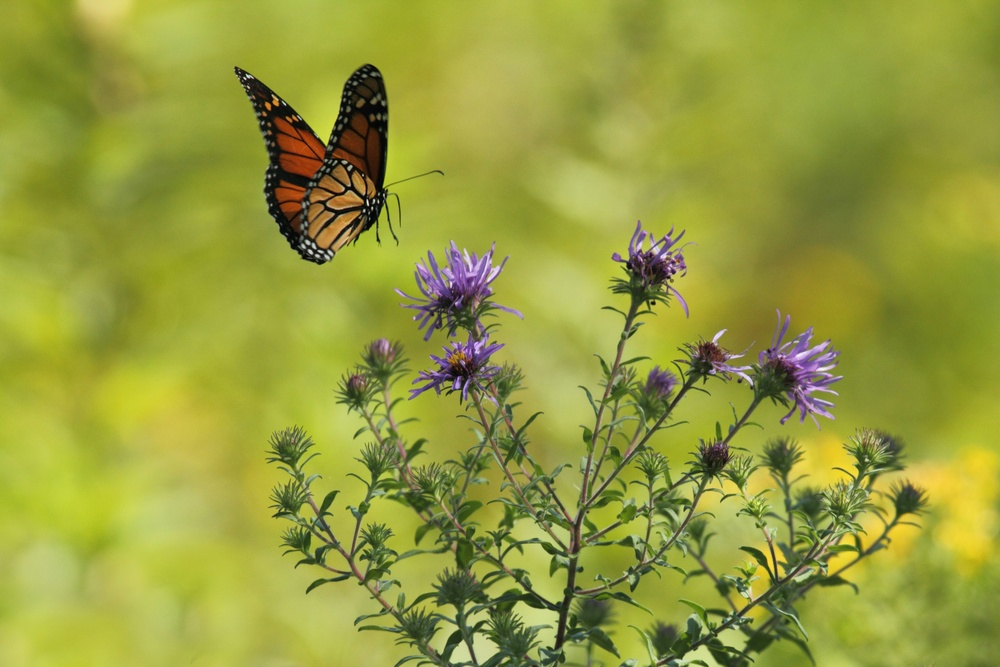
#> input picture gbvs/images/bb.jpg, 1000 x 667 px, shrunk from 5184 x 3456 before the run
$ python demo.py   (older library calls are emulated)
#> lines starting #> are read from the running program, lines starting #| are printed output that depends on the picture
#> further down, img is the input picture: shape (667, 1000, 3); mean B, G, R 61.1, 156.5, 150
### gbvs/saliency_models/gbvs.py
import time
import cv2
from saliency_models.helpers import colorFeatureMaps, graphBasedActivation, orientationFeatureMaps
import numpy as np
from matplotlib import pyplot as plt

def calculateFeatureMaps(r, g, b, L, params):
    colorMaps = colorFeatureMaps.compute(r, g, b, L)
    orientationMaps = orientationFeatureMaps.compute(L, params['gaborparams'], params['thetas'])
    allFeatureMaps = {
        0: colorMaps['CBY'],
        1: colorMaps['CRG'],
        2: colorMaps['L'],
        3: orientationMaps
    }
    return allFeatureMaps

def getPyramids(image, max_level):
    imagePyr = [cv2.pyrDown(image)]
    for i in range(1, max_level):
        # imagePyr.append(cv2.resize(p, (32, 28), interpolation=cv2.INTER_CUBIC))
        imagePyr.append(cv2.pyrDown(imagePyr[i-1]))
    return imagePyr[1:]

def run(image, params):
    b = image[:,:,0]
    g = image[:,:,1]
    r = image[:,:,2]
    L = np.maximum(np.maximum(r, g), b)
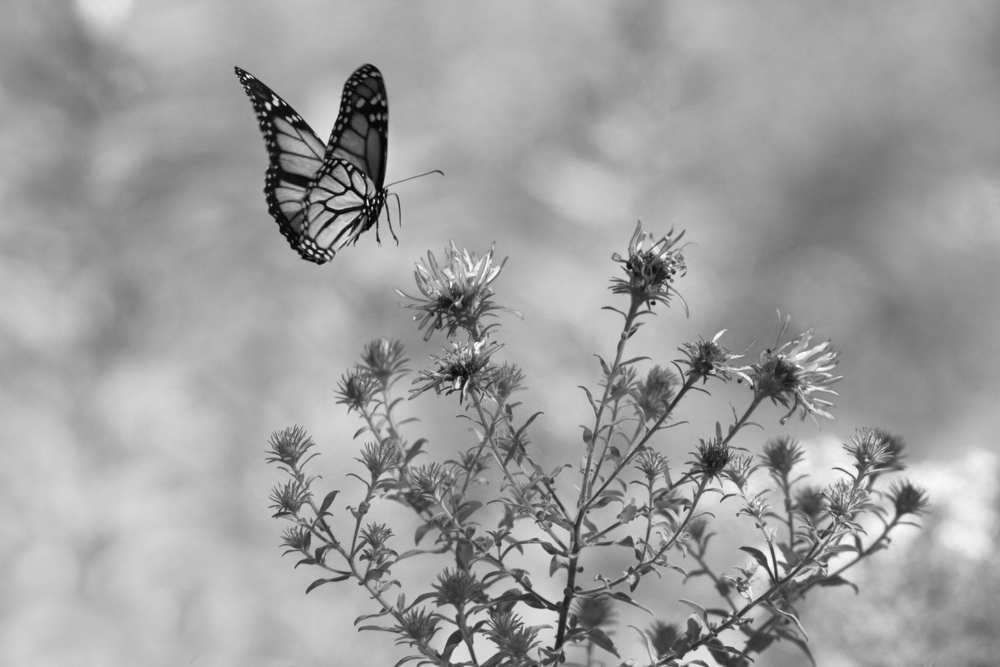
#> L: shape (667, 1000) float64; min 0, max 1, mean 0.623

    b_pyr = getPyramids(b, params['max_level'])
#> after the loop in getPyramids, `for i in range(1, max_level):`: imagePyr = 4 items
#> b_pyr = 3 items
    g_pyr = getPyramids(g, params['max_level'])
#> g_pyr = 3 items
    r_pyr = getPyramids(r, params['max_level'])
#> r_pyr = 3 items
    L_pyr = getPyramids(L, params['max_level'])
#> L_pyr = 3 items

    featMaps = {
        0: [],
        1: [],
        2: [],
        3: []
    }

    # calculating feature maps

    for i in range(0, len(b_pyr)):
        p_r = r_pyr[i]
        p_g = g_pyr[i]
        p_b = b_pyr[i]
        p_L = L_pyr[i]

        maps = calculateFeatureMaps(p_r, p_g, p_b, p_L, params)
        # we calculate feature maps and then resize
        for i in range(0,3):
            resized_m = cv2.resize(maps[i], (32, 28), interpolation=cv2.INTER_CUBIC)
            featMaps[i].append(resized_m)

        for m in maps[3]:
            resized_m = cv2.resize(m, (32, 28), interpolation=cv2.INTER_CUBIC)
            featMaps[3].append(resized_m)
#> this loop made 3 passes
#> pass 1, in run, `p_b = b_pyr[i]`:
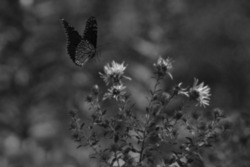
#> p_b: shape (167, 250) float64; min 0.0261, max 0.884, mean 0.24
        # featMaps[0].append(maps[0])
        # featMaps[1].append(maps[1])
        # featMaps[2].append(maps[2])

    # calculating activation maps

    activationMaps = []
    activation_sigma = params['sigma_frac_act']*np.mean([32, 28]) # the shape of map

    for i in range(0,4):
        for map in featMaps[i]:
            activationMaps.append(graphBasedActivation.calculate(map, activation_sigma))
#> this loop made 4 passes; (reads gbvs/saliency_models/resources/28__32__m__2.mat from the repository)


    # normalizing activation maps

    normalisedActivationMaps = []
    normalisation_sigma = params['sigma_frac_norm']*np.mean([32, 28])

    for map in activationMaps:
        normalisedActivationMaps.append(graphBasedActivation.normalize(map, normalisation_sigma))


    # combine normalised maps

    mastermap = normalisedActivationMaps[0]
    for i in range(1, len(normalisedActivationMaps)):
        mastermap = np.add(normalisedActivationMaps[i], mastermap)


    # post process

    gray = cv2.normalize(mastermap, None, alpha=0, beta=1, norm_type=cv2.NORM_MINMAX, dtype=cv2.CV_32F)
    # blurred = cv2.GaussianBlur(gray,(4,4), 4)
    # gray2 = cv2.normalize(blurred, None, alpha=0, beta=1, norm_type=cv2.NORM_MINMAX, dtype=cv2.CV_32F)
    mastermap_res = cv2.resize(gray, (image.shape[1], image.shape[0]), interpolation=cv2.INTER_CUBIC)
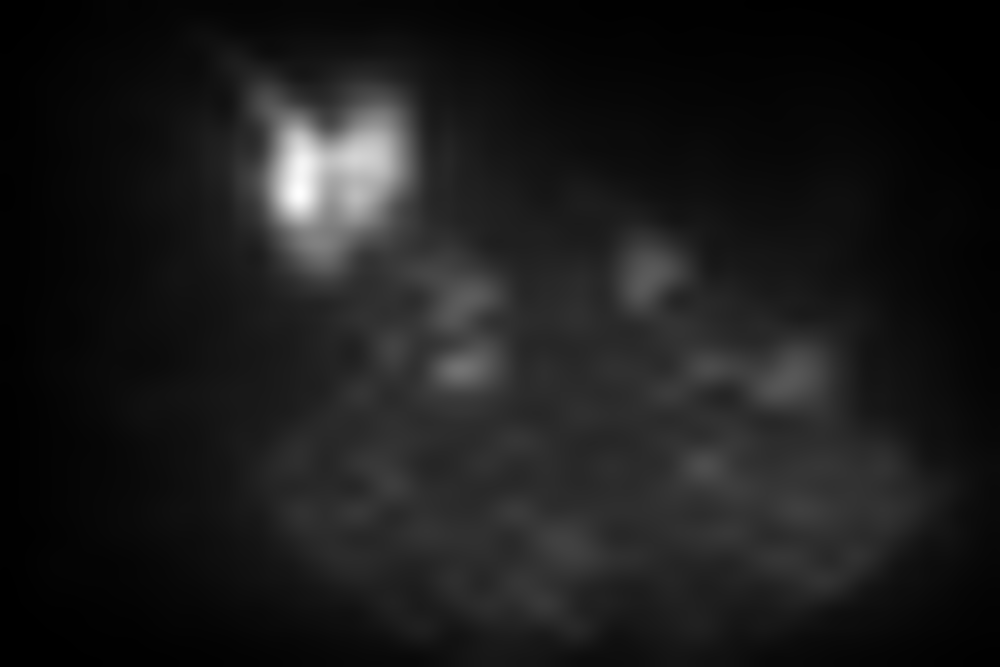
#> mastermap_res: shape (667, 1000) float32; min -0.000172, max 1.05, mean 0.115; drawn with min black and max white

    return mastermap_res

def setupParams():
    gaborparams = {
        'stddev': 2,
        'elongation': 2,
        'filterSize': -1,
        'filterPeriod': np.pi
    }

    params = {
        'gaborparams': gaborparams,
        'sigma_frac_act': 0.15,
        'sigma_frac_norm': 0.06,
        'max_level': 4,
        'thetas': [0, 45, 90, 135]
    }

    return params


def compute_saliency(input_image):
    if type(input_image) is str:
        input_image = cv2.imread(input_image)

    params = setupParams()
    return run(image=input_image / 255.0, params=params) * 255.0

### gbvs/saliency_models/helpers/gaborKernelCalculator.py
import numpy as np
import numpy.matlib
import math


def getGaborKernel(gaborparams, angle, phase):
    gp = gaborparams
    major_sd = gp['stddev']
    minor_sd = major_sd * gp['elongation']
    max_sd = max(major_sd, minor_sd)

    sz = gp['filterSize']
    if sz == -1:
        sz = math.ceil(max_sd * math.sqrt(10))
    else:
        sz = math.floor(sz / 2)

    psi = np.pi / 180 * phase
    rtDeg = np.pi / 180 * angle

    omega = 2 * np.pi / gp['filterPeriod']
    co = math.cos(rtDeg)
    si = -math.sin(rtDeg)
    major_sigq = 2 * pow(major_sd, 2)
    minor_sigq = 2 * pow(minor_sd, 2)

    vec = range(-int(sz), int(sz) + 1)
    vlen = len(vec)
    vco = [i * co for i in vec]
    vsi = [i * si for i in vec]

    # major = np.matlib.repmat(np.asarray(vco).transpose(), 1, vlen) + np.matlib.repmat(vsi, vlen, 1)
    a = np.tile(np.asarray(vco).transpose(), (vlen, 1)).transpose()
    b = np.matlib.repmat(vsi, vlen, 1)
    major = a + b
    major2 = np.power(major, 2)

    # minor = np.matlib.repmat(np.asarray(vsi).transpose(), 1, vlen) - np.matlib.repmat(vco, vlen, 1)
    a = np.tile(np.asarray(vsi).transpose(), (vlen, 1)).transpose()
    b = np.matlib.repmat(vco, vlen, 1)
    minor = a + b
    minor2 = np.power(minor, 2)

    a = np.cos(omega * major + psi)
    b = np.exp(-major2 / major_sigq - minor2 / minor_sigq)
    # result = np.cos(omega * major + psi) * exp(-major2/major_sigq - minor2/minor_sigq)
    result = np.multiply(a, b)

    filter1 = np.subtract(result, np.mean(result.reshape(-1)))
    filter1 = np.divide(filter1, np.sqrt(np.sum(np.power(filter1.reshape(-1), 2))))
    return filter1


def getGaborKernels(gaborparams, thetas):
    gaborKernels = {}
    for th in thetas:
        gaborKernels[th] = {}
        gaborKernels[th]['0'] = getGaborKernel(gaborparams, th, 0)
        gaborKernels[th]['90'] = getGaborKernel(gaborparams, th, 90)

    return gaborKernels

### gbvs/saliency_models/helpers/orientationFeatureMaps.py
from saliency_models.helpers.gaborKernelCalculator import getGaborKernels
import cv2
import numpy as np

def compute(L, gaborparams, thetas):
    # L = Intensity Map
    # L = np.maximum(np.maximum(r, g), b)

    kernels = getGaborKernels(gaborparams, thetas)
    featMaps = []
    for th in thetas:
        kernel_0  = kernels[th]['0']
        kernel_90 = kernels[th]['90']
        o1 = cv2.filter2D(L, -1, kernel_0, borderType=cv2.BORDER_REPLICATE)
        o2 = cv2.filter2D(L, -1, kernel_90, borderType=cv2.BORDER_REPLICATE)
        o = np.add(abs(o1), abs(o2))
        featMaps.append(o)

    return featMaps

### gbvs/saliency_models/ittikochneibur.py
import time
import cv2
from saliency_models.helpers import ittiColorFeatureMaps, localMaximas, \
    ittiKochCenterSurroundFeatures, orientationFeatureMaps
import numpy as np
from matplotlib import pyplot as plt

def norm01(mat):
    return cv2.normalize(mat, None, alpha=0., beta=1., norm_type=cv2.NORM_MINMAX, dtype=cv2.CV_32F)


def calculateFeatureMaps(r, g, b, L, params):
    colorMaps = ittiColorFeatureMaps.compute(r, g, b, L)
    orientationMaps = orientationFeatureMaps.compute(L, params['gaborparams'], params['thetas'])
    allFeatureMaps = {
        0: colorMaps[0],
        1: colorMaps[1],
        2: colorMaps[2],
        3: orientationMaps
    }
    return allFeatureMaps

def getPyramid(image, max_level):
#> called with max_level = 9
    imagePyramid = {
        0: image
    } # scale zero = 1:1

    for i in range(1, max_level):
        imagePyramid[i] = cv2.pyrDown(imagePyramid[i-1])
#> after the loop, imagePyramid = 9 items

    return imagePyramid

def run(image, params):
    b = image[:,:,0]/255.
    g = image[:,:,1]/255.
    r = image[:,:,2]/255.
    I = cv2.cvtColor(image, cv2.COLOR_BGR2GRAY)/255.

    b_pyr = getPyramid(b, params['max_level'])
#> b_pyr = 9 items
    g_pyr = getPyramid(g, params['max_level'])
#> g_pyr = 9 items
    r_pyr = getPyramid(r, params['max_level'])
#> r_pyr = 9 items
    I_pyr = getPyramid(I, params['max_level'])
#> I_pyr = 9 items

    # calculating scale-wise feature maps
    scaledFeaturePyramids = {}

    for i in range(2, len(b_pyr)):
        p_r = r_pyr[i]
        p_g = g_pyr[i]
        p_b = b_pyr[i]
        p_L = I_pyr[i]

        maps = calculateFeatureMaps(p_r, p_g, p_b, p_L, params)

        scaledFeaturePyramids[i] = maps
#> this loop made 7 passes
#> pass 1, in compute, `g = np.divide(g, I, out=np.zeros_like(g), where=I>max_I/10.)`:
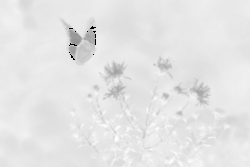
#> g: shape (167, 250) float64; min 0, max 1.21, mean 1.09; drawn with min black and max white
#> pass 1, in compute, `b = np.divide(b, I, out=np.zeros_like(b), where=I>max_I/10.)`:
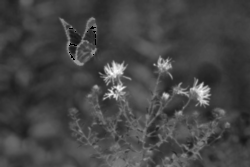
#> b: shape (167, 250) float64; min 0, max 1.59, mean 0.433; drawn with min black and max white


    # calculating center surround feature maps

    centerSurroundFeatureMaps = ittiKochCenterSurroundFeatures.compute(scaledFeaturePyramids)


    # normalizing activation maps
    normalised_maps =[]
    norm_maps = centerSurroundFeatureMaps.copy()
    for i in range(0,4):
        for mat in norm_maps[i]:
            # Resizing to sigma = 4 maps
            nmap = localMaximas.processNormalization(mat)
            nmap = cv2.resize(nmap, (b_pyr[4].shape[1], b_pyr[4].shape[0]), interpolation=cv2.INTER_CUBIC)
            normalised_maps.append(nmap)


    # combine normalised maps
    comb_maps = []
    cfn = len(norm_maps[0])+len(norm_maps[1])
    ifn = len(norm_maps[2])
    ofn = len(norm_maps[3])

    comb_maps.append(normalised_maps[0])
    for i in range(1, cfn):
        comb_maps[0] = np.add(comb_maps[0], normalised_maps[i])

    comb_maps.append(normalised_maps[cfn])
    for i in range(cfn+1, cfn + ifn):
        comb_maps[1] = np.add(comb_maps[1], normalised_maps[i])

    comb_maps.append(normalised_maps[cfn + ifn])
    for i in range(cfn + ifn + 1, cfn + ifn + ofn):
        comb_maps[2] = np.add(comb_maps[2], normalised_maps[i])


    # normlaise top channle maps
    ntcmaps = [None]*3
    for i in range(0,3):
        ntcmaps[i] = localMaximas.processNormalization(comb_maps[i])

    # add all of them
    mastermap = (ntcmaps[0] + ntcmaps[1] + ntcmaps[2])/3.0
#> mastermap: shape (42, 63) float32

    #post processing
    gray = norm01(mastermap)
    # blurred = cv2.GaussianBlur(gray,(3,3), 4)
    # gray = norm01(blurred)
    mastermap_res = cv2.resize(gray, (image.shape[1], image.shape[0]), interpolation=cv2.INTER_CUBIC)
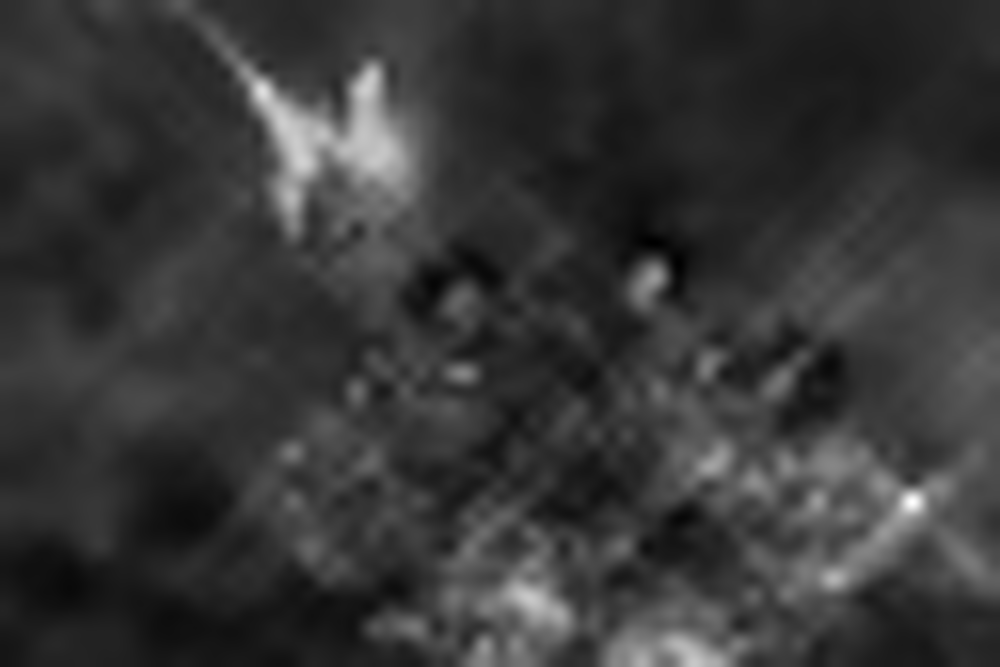
#> mastermap_res: shape (667, 1000) float32; min -0.0204, max 1.01, mean 0.205; drawn with min black and max white


    return mastermap_res

def setupParams():
    gaborparams = {
        'stddev': 2,
        'elongation': 2,
        'filterSize': -1,
        'filterPeriod': np.pi
    }

    params = {
        'gaborparams': gaborparams,
        'sigma_frac_act': 0.15,
        'sigma_frac_norm': 0.06,
        'max_level': 9,
        'thetas': [0, 45, 90, 135]
    }

    return params


def compute_saliency(input_image):
    if type(input_image) is str:
        input_image = cv2.imread(input_image)

    params = setupParams()
    return run(image=input_image, params=params) * 255.0
#> returned value: shape (667, 1000) float32

### gbvs/saliency_models/helpers/ittiColorFeatureMaps.py
import cv2
import numpy as np
def compute(r, g, b, I):
    # intensity I is (r+g+b)/3

    max_I = I.max()
    # normalisation, for decoupling hue from intensity #ittikoch98pami
    r = np.divide(r, I, out=np.zeros_like(r), where=I>max_I/10.)
    g = np.divide(g, I, out=np.zeros_like(g), where=I>max_I/10.)
    b = np.divide(b, I, out=np.zeros_like(b), where=I>max_I/10.)

    # calculating broadly-tuned  color channels
    R = r - (g+b)/2.
    R = R*(R>=0)

    G = g - (r+b)/2.
    G = G*(G>=0)

    B = b - (r+g)/2.
    B = B*(B>=0)

    Y = (r+g)/2 - cv2.absdiff(r, g)/2. - b
    Y = Y*(Y>=0)

    RG = cv2.absdiff(R, G)
    BY = cv2.absdiff(B, Y)

    featMaps = {
        0: RG,
        1: BY,
        2: I
    }
    return featMaps

### gbvs/saliency_models/helpers/ittiKochCenterSurroundFeatures.py
import cv2
def compute(feature_pyramids):
    center_levels = [2, 3, 4]
    delta = [2, 3]
    Ccs_array = {
        0:[], 1:[]
    }
    Ics_array =[]
    Ocs_array = []
    for c in center_levels:
        for d in delta:
            s = c+d
            for i in range(0,2): # For calculating RG and BY channels
                Cc = feature_pyramids[c][i]
                Cs = -feature_pyramids[s][i]
                # to allow for chromatic opponency

                Cs_scaled = cv2.resize(Cs, (Cc.shape[1], Cc.shape[0]), interpolation=cv2.INTER_CUBIC)
                Ccs = (Cc - Cs_scaled) ** 2
                Ccs_array[i].append(Ccs)

            Ic = feature_pyramids[c][2]
            Is = feature_pyramids[s][2]

            Is_scaled = cv2.resize(Is, (Ic.shape[1], Ic.shape[0]), interpolation=cv2.INTER_CUBIC)
            Ics = (Ic - Is_scaled)**2
            Ics_array.append(Ics)

            for idx in range(0, len(feature_pyramids[c][3])):
                Oc = feature_pyramids[c][3][idx]
                Os = feature_pyramids[s][3][idx]

                Os_scaled = cv2.resize(Os, (Oc.shape[1], Oc.shape[0]), interpolation=cv2.INTER_CUBIC)
                Ocs = (Oc - Os_scaled) ** 2
                Ocs_array.append(Ocs)

    final_Feature_Array = {
        0:Ccs_array[0],
        1:Ccs_array[1],
        2:Ics_array,
        3:Ocs_array
    }
    return final_Feature_Array

### gbvs/saliency_models/helpers/localMaximas.py
import numpy as np
import cv2
from scipy.ndimage.filters import maximum_filter

def calculate(mat, thresh):
    (w,h) = mat.shape
    sum_local_max = mat[0][0]
    count_local_max = 0
    global_max = mat[0][0]
    for i in range(1, w-1):
        for j in range(1, h-1):
            if mat[i][j] > max(mat[i-1][j-1],mat[i-1][j],mat[i-1][j+1],
                               mat[i][j-1],              mat[i][j+1],
                               mat[i+1][j-1],mat[i+1][j],mat[i+1][j+1]) and mat[i,j]>thresh:
                if mat[i][j] > global_max:
                    global_max = mat[i][j]

                sum_local_max += mat[i][j]
                count_local_max +=1

    if count_local_max > 0:
        local_max_avg = float(sum_local_max)/float(count_local_max)
    else:
        local_max_avg = 0.0
    return global_max, count_local_max, local_max_avg

def processNormalization(mat):
    M = 10
    thresh  = M/10
    mat = cv2.normalize(mat, None, alpha=0, beta=1, norm_type=cv2.NORM_MINMAX, dtype=cv2.CV_32F)
    mat = mat*M
    g_max, c_max, l_max_avg = calculate(mat, thresh)
    # print g_max, c_max, l_max_avg
    if c_max>1:
        res = mat* (M-l_max_avg)**2
    elif c_max == 1:
        res = mat * M**2
    else:
        res = mat

    return res

# [10 lines left out: function process2, not called in this run]

### gbvs/saliency_models/helpers/colorFeatureMaps.py
import numpy as np
def compute(r, g, b, L):
    # Input is the r, g, b channels of the image

    #CBY Feature Map
    min_rg = np.minimum(r, g)
    b_min_rg = np.abs(np.subtract(b, min_rg))
    CBY = np.divide(b_min_rg, L, out=np.zeros_like(L), where=L != 0)

    #CRG Feature Map
    r_g = np.abs(np.subtract(r,g))
    CRG = np.divide(r_g, L, out=np.zeros_like(L), where=L != 0)

    featMaps = {}
    featMaps['CBY'] = CBY
    featMaps['CRG'] = CRG
    featMaps['L'] = L
    return featMaps

### gbvs/saliency_models/helpers/graphBasedActivation.py
import numpy as np
import scipy.io
import sklearn.preprocessing
from saliency_models.helpers import markovChain


def loadGraphDistanceMatrixFor28x32():
    f = scipy.io.loadmat("saliency_models/resources/28__32__m__2.mat")
    distanceMat = np.array(f['grframe'])[0][0][0]
    lx = np.array(f['grframe'])[0][0][1]
    dim = np.array(f['grframe'])[0][0][2]
    return [distanceMat, lx, dim]

def calculate(map, sigma):
    [distanceMat, _, _] = loadGraphDistanceMatrixFor28x32()
    denom = 2 * pow(sigma, 2)
    expr = -np.divide(distanceMat, denom)
    Fab = np.exp(expr)

    map_linear = np.ravel(map, order='F')  # column major

    state_transition_matrix = Fab * np.abs(
        (np.zeros((distanceMat.shape[0], distanceMat.shape[1])) + map_linear).T - map_linear
    ).T

    # normalising outgoing weights of each node to sum to 1, using scikit normalize
    norm_STM = sklearn.preprocessing.normalize(state_transition_matrix, axis=0, norm='l1')

    # caomputing equilibrium state of a markv chain is same as computing eigen vector of its weight matrix
    # https://lps.lexingtonma.org/cms/lib2/MA01001631/Centricity/Domain/955/EigenApplications%20to%20Markov%20Chains.pdf
    eVec = markovChain.solve(norm_STM, 0.0001)
    processed_reshaped = np.reshape(eVec, map.shape, order='F')

    return processed_reshaped

def normalize(map, sigma):
    [distanceMat, _, _] = loadGraphDistanceMatrixFor28x32()
    denom = 2 * pow(sigma, 2)
    expr = -np.divide(distanceMat, denom)
    Fab = np.exp(expr)

    map_linear = np.ravel(map, order='F')  # column major
    # calculating STM : w = d*Fab
    state_transition_matrix = (Fab.T * np.abs(map_linear)).T

    # normalising outgoing weights of each node to sum to 1, using scikit normalize
    norm_STM = sklearn.preprocessing.normalize(state_transition_matrix, axis=0, norm='l1')

    # caomputing equilibrium state of a markv chain is same as computing eigen vector of its weight matrix
    # https://lps.lexingtonma.org/cms/lib2/MA01001631/Centricity/Domain/955/EigenApplications%20to%20Markov%20Chains.pdf
    eVec = markovChain.solve(norm_STM, 0.0001)
    processed_reshaped = np.reshape(eVec, map.shape, order='F')

    return processed_reshaped

### gbvs/saliency_models/helpers/markovChain.py
import numpy as np

def solve(mat, tolerance):
    w,h = mat.shape
    diff = 1
    v = np.divide(np.ones((w, 1), dtype=np.float32), w)
    oldv = v
    oldoldv = v

    while diff > tolerance :
        oldv = v
        oldoldv = oldv
        v = np.dot(mat,v)
        diff = np.linalg.norm(oldv - v, ord=2)
        s = sum(v)
        if s>=0 and s< np.inf:
            continue
        else:
            v = oldoldv
            break

    v = np.divide(v, sum(v))

    return v

### gbvs/demo.py
from saliency_models import gbvs, ittikochneibur
import cv2
import time
from matplotlib import pyplot as plt

if __name__ == '__main__':
    imname = "./images/bb.jpg"  # 替換成你自己的圖片路徑
    print("processing {}".format(imname))

    # 讀取圖片
    img = cv2.imread(imname)

    # 確保圖片正確讀取
    if img is None:
        print("Failed to load image!")
    else:
        # 計算顯著性圖
        saliency_map_gbvs = gbvs.compute_saliency(img)
        saliency_map_ikn = ittikochneibur.compute_saliency(img)

        # 將結果保存
        oname = "./outputs/my_image_out{}.jpg".format(time.time())
        cv2.imwrite(oname, saliency_map_gbvs)

        # 顯示圖片
        fig = plt.figure(figsize=(10, 3))

        # 原圖
        fig.add_subplot(1, 3, 1)
        plt.imshow(cv2.cvtColor(img, cv2.COLOR_BGR2RGB))  # 注意轉換色彩空間
        plt.gca().set_title("Original Image")
        plt.axis('off')

        # GBVS 顯著性圖
        fig.add_subplot(1, 3, 2)
        plt.imshow(saliency_map_gbvs, cmap='gray')
        plt.gca().set_title("GBVS")
        plt.axis('off')

        # Itti-Koch-Neibur 顯著性圖
        fig.add_subplot(1, 3, 3)
        plt.imshow(saliency_map_ikn, cmap='gray')
        plt.gca().set_title("Itti Koch Neibur")
        plt.axis('off')

        plt.show()
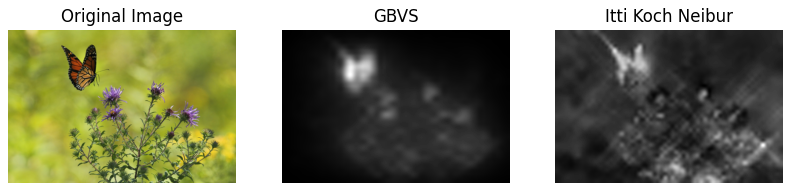
#> figure drawn by matplotlib, 3 panels
